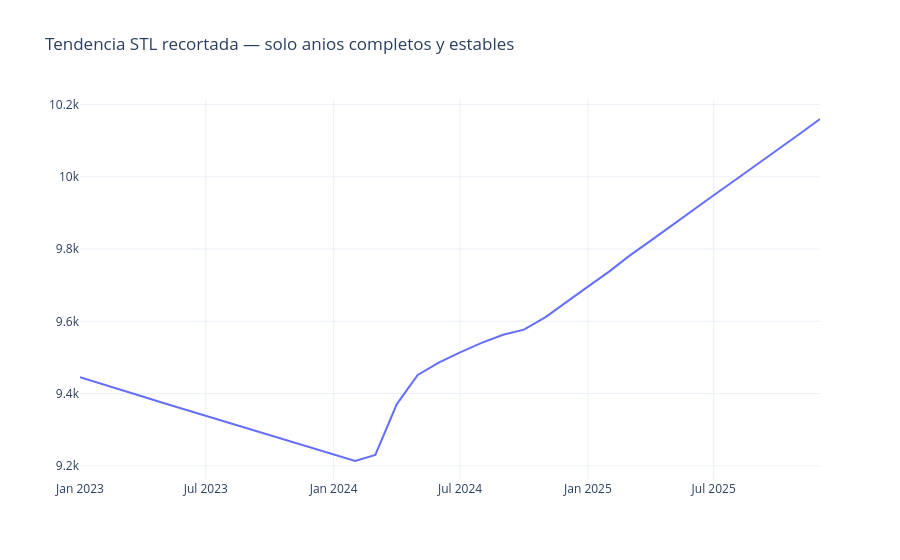

This figure's notebook cell:
### Markdown cell above
## 4.1 Recalculo excluyendo los bordes de la ventana (2022 inicio, 2026 incompleto)

La corrida anterior mostro una "fuerza de tendencia" muy baja (0.05) pese a que el panel de Tendencia SI tiene una forma clara (sube 2022->2024/2025, baja hacia 2026). La causa: el Residuo tiene dos picos enormes exactamente en los bordes (inicio 2022, borde derecho 2026 incompleto) que inflan la varianza del residuo y aplastan la metrica relativa de fuerza. Se recalcula aqui STL solo sobre 2023-2025 (anios completos y estables) para tener un numero honesto, sin descartar el grafico completo (que se conserva arriba por transparencia).

### Code cell
serie_recortada = serie_idx.loc["2023-01-01":"2025-12-01"]
stl_recortado = STL(serie_recortada["procesos"], period=12, robust=True).fit()

var_resid_r = stl_recortado.resid.var()
fuerza_estacional_r = max(0, 1 - var_resid_r / (stl_recortado.seasonal + stl_recortado.resid).var())
fuerza_tendencia_r = max(0, 1 - var_resid_r / (stl_recortado.trend + stl_recortado.resid).var())

print("Recalculado sobre 2023-2025 (sin bordes):")
print(f"  Fuerza de la estacionalidad: {fuerza_estacional_r:.2f} (antes, con bordes: {fuerza_estacional:.2f})")
print(f"  Fuerza de la tendencia:      {fuerza_tendencia_r:.2f} (antes, con bordes: {fuerza_tendencia:.2f})")

fig = go.Figure()
fig.add_trace(go.Scatter(x=serie_recortada.index, y=stl_recortado.trend, mode="lines", name="Tendencia (2023-2025)"))
fig.update_layout(title="Tendencia STL recortada — solo anios completos y estables",
                   template="plotly_white")
fig.show()

### Figure 1 — Plotly figure (JSON) as saved in the notebook; plotly's stock layout.template omitted (floating-point values rounded to 4 significant figures)
{"data": [{"mode": "lines", "name": "Tendencia (2023-2025)", "type": "scatter", "x": ["2023-01-01T00:00:00.000000000", "2023-02-01T00:00:00.000000000", "2023-03-01T00:00:00.000000000", "2023-04-01T00:00:00.000000000", "2023-05-01T00:00:00.000000000", "2023-06-01T00:00:00.000000000", "2023-07-01T00:00:00.000000000", "2023-08-01T00:00:00.000000000", "2023-09-01T00:00:00.000000000", "2023-10-01T00:00:00.000000000", "2023-11-01T00:00:00.000000000", "2023-12-01T00:00:00.000000000", "2024-01-01T00:00:00.000000000", "2024-02-01T00:00:00.000000000", "2024-03-01T00:00:00.000000000", "2024-04-01T00:00:00.000000000", "2024-05-01T00:00:00.000000000", "2024-06-01T00:00:00.000000000", "2024-07-01T00:00:00.000000000", "2024-08-01T00:00:00.000000000", "2024-09-01T00:00:00.000000000", "2024-10-01T00:00:00.000000000", "2024-11-01T00:00:00.000000000", "2024-12-01T00:00:00.000000000", "2025-01-01T00:00:00.000000000", "2025-02-01T00:00:00.000000000", "2025-03-01T00:00:00.000000000", "2025-04-01T00:00:00.000000000", "2025-05-01T00:00:00.000000000", "2025-06-01T00:00:00.000000000", "2025-07-01T00:00:00.000000000", "2025-08-01T00:00:00.000000000", "2025-09-01T00:00:00.000000000", "2025-10-01T00:00:00.000000000", "2025-11-01T00:00:00.000000000", "2025-12-01T00:00:00.000000000"], "y": [9445.0, 9427.0, 9410.0, 9392.0, 9374.0, 9356.0, 9338.0, 9320.0, 9303.0, 9285.0, 9267.0, 9249.0, 9231.0, 9213.0, 9230.0, 9371.0, 9452.0, 9486.0, 9514.0, 9540.0, 9563.0, 9577.0, 9612.0, 9654.0, 9696.0, 9738.0, 9780.0, 9822.0, 9865.0, 9907.0, 9949.0, 9991.0, 10030.0, 10080.0, 10120.0, 10160.0]}], "layout": {"title": {"text": "Tendencia STL recortada — solo anios completos y estables"}}}
